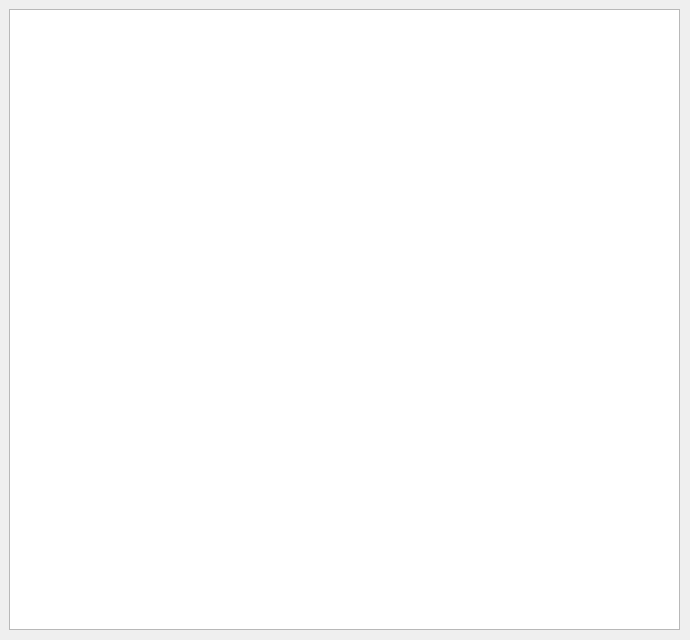
<?xml version="1.0" encoding="UTF-8"?>
<ui version="4.0">
 <class>DialogHelp</class>
 <widget class="QDialog" name="DialogHelp">
  <property name="geometry">
   <rect>
    <x>0</x>
    <y>0</y>
    <width>690</width>
    <height>640</height>
   </rect>
  </property>
  <property name="minimumSize">
   <size>
    <width>690</width>
    <height>640</height>
   </size>
  </property>
  <property name="maximumSize">
   <size>
    <width>690</width>
    <height>640</height>
   </size>
  </property>
  <property name="windowTitle">
   <string>Help</string>
  </property>
  <widget class="QWidget" name="gridLayoutWidget">
   <property name="geometry">
    <rect>
     <x>9</x>
     <y>9</y>
     <width>671</width>
     <height>621</height>
    </rect>
   </property>
   <layout class="QGridLayout" name="gridLayoutHelp">
    <item row="0" column="0">
     <widget class="QTextBrowser" name="textBrowser"/>
    </item>
   </layout>
  </widget>
 </widget>
 <resources/>
 <connections/>
</ui>
